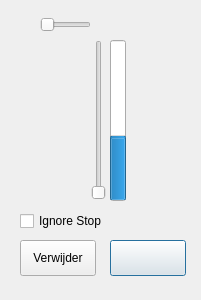
<?xml version="1.0" encoding="UTF-8"?>
<ui version="4.0">
 <class>UIRegelaar</class>
 <widget class="QDialog" name="UIRegelaar">
  <property name="enabled">
   <bool>true</bool>
  </property>
  <property name="geometry">
   <rect>
    <x>0</x>
    <y>0</y>
    <width>201</width>
    <height>300</height>
   </rect>
  </property>
  <property name="windowTitle">
   <string>Dialog</string>
  </property>
  <widget class="QSlider" name="snelheid">
   <property name="geometry">
    <rect>
     <x>88</x>
     <y>40</y>
     <width>21</width>
     <height>160</height>
    </rect>
   </property>
   <property name="maximum">
    <number>61</number>
   </property>
   <property name="orientation">
    <enum>Qt::Vertical</enum>
   </property>
  </widget>
  <widget class="QSlider" name="richting">
   <property name="geometry">
    <rect>
     <x>40</x>
     <y>10</y>
     <width>51</width>
     <height>29</height>
    </rect>
   </property>
   <property name="maximum">
    <number>1</number>
   </property>
   <property name="orientation">
    <enum>Qt::Horizontal</enum>
   </property>
  </widget>
  <widget class="QPushButton" name="bitmap">
   <property name="geometry">
    <rect>
     <x>110</x>
     <y>240</y>
     <width>76</width>
     <height>36</height>
    </rect>
   </property>
   <property name="text">
    <string/>
   </property>
   <property name="iconSize">
    <size>
     <width>76</width>
     <height>36</height>
    </size>
   </property>
  </widget>
  <widget class="QProgressBar" name="snelheidProgress">
   <property name="geometry">
    <rect>
     <x>110</x>
     <y>40</y>
     <width>16</width>
     <height>161</height>
    </rect>
   </property>
   <property name="layoutDirection">
    <enum>Qt::LeftToRight</enum>
   </property>
   <property name="maximum">
    <number>63</number>
   </property>
   <property name="value">
    <number>24</number>
   </property>
   <property name="orientation">
    <enum>Qt::Vertical</enum>
   </property>
   <property name="format">
    <string/>
   </property>
  </widget>
  <widget class="QPushButton" name="verwijder">
   <property name="geometry">
    <rect>
     <x>20</x>
     <y>240</y>
     <width>76</width>
     <height>36</height>
    </rect>
   </property>
   <property name="text">
    <string>Verwijder</string>
   </property>
   <property name="iconSize">
    <size>
     <width>76</width>
     <height>36</height>
    </size>
   </property>
  </widget>
  <widget class="QCheckBox" name="ignoreStop">
   <property name="geometry">
    <rect>
     <x>20</x>
     <y>210</y>
     <width>111</width>
     <height>22</height>
    </rect>
   </property>
   <property name="text">
    <string>Ignore Stop</string>
   </property>
  </widget>
 </widget>
 <resources/>
 <connections>
  <connection>
   <sender>richting</sender>
   <signal>valueChanged(int)</signal>
   <receiver>UIRegelaar</receiver>
   <slot>vtValue(int)</slot>
   <hints>
    <hint type="sourcelabel">
     <x>65</x>
     <y>224</y>
    </hint>
    <hint type="destinationlabel">
     <x>100</x>
     <y>149</y>
    </hint>
   </hints>
  </connection>
  <connection>
   <sender>snelheid</sender>
   <signal>valueChanged(int)</signal>
   <receiver>UIRegelaar</receiver>
   <slot>snelheid(int)</slot>
   <hints>
    <hint type="sourcelabel">
     <x>94</x>
     <y>119</y>
    </hint>
    <hint type="destinationlabel">
     <x>100</x>
     <y>149</y>
    </hint>
   </hints>
  </connection>
 </connections>
 <slots>
  <slot>vtValue(int)</slot>
  <slot>snelheid(int)</slot>
 </slots>
</ui>
